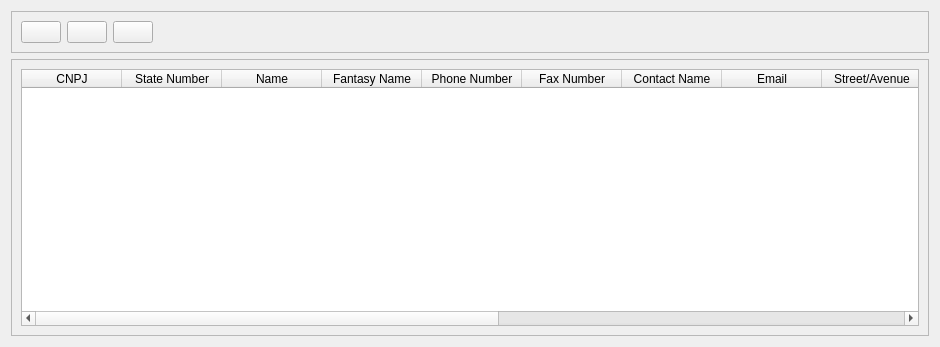
<?xml version="1.0" encoding="UTF-8"?>
<ui version="4.0">
 <class>ProvidersListView</class>
 <widget class="QWidget" name="ProvidersListView">
  <property name="geometry">
   <rect>
    <x>0</x>
    <y>0</y>
    <width>940</width>
    <height>347</height>
   </rect>
  </property>
  <property name="windowTitle">
   <string>Manage Providers</string>
  </property>
  <layout class="QVBoxLayout" name="verticalLayout">
   <item>
    <widget class="QFrame" name="frame">
     <property name="frameShape">
      <enum>QFrame::StyledPanel</enum>
     </property>
     <property name="frameShadow">
      <enum>QFrame::Raised</enum>
     </property>
     <layout class="QHBoxLayout" name="horizontalLayout">
      <item>
       <widget class="QPushButton" name="addProviderpushButton">
        <property name="toolTip">
         <string>Add new provider</string>
        </property>
        <property name="text">
         <string/>
        </property>
        <property name="icon">
         <iconset resource="../../images.qrc">
          <normaloff>:/images/manufacturers/add_manufacturer.png</normaloff>:/images/manufacturers/add_manufacturer.png</iconset>
        </property>
        <property name="iconSize">
         <size>
          <width>40</width>
          <height>40</height>
         </size>
        </property>
       </widget>
      </item>
      <item>
       <widget class="QPushButton" name="editProviderpushButton">
        <property name="toolTip">
         <string>edit provider</string>
        </property>
        <property name="text">
         <string/>
        </property>
        <property name="icon">
         <iconset resource="../../images.qrc">
          <normaloff>:/images/manufacturers/edit_manufacturer.png</normaloff>:/images/manufacturers/edit_manufacturer.png</iconset>
        </property>
        <property name="iconSize">
         <size>
          <width>40</width>
          <height>40</height>
         </size>
        </property>
       </widget>
      </item>
      <item>
       <widget class="QPushButton" name="removeProviderpushButton">
        <property name="toolTip">
         <string>remove provider</string>
        </property>
        <property name="text">
         <string/>
        </property>
        <property name="icon">
         <iconset resource="../../images.qrc">
          <normaloff>:/images/manufacturers/remove_manufacturer.png</normaloff>:/images/manufacturers/remove_manufacturer.png</iconset>
        </property>
        <property name="iconSize">
         <size>
          <width>40</width>
          <height>40</height>
         </size>
        </property>
       </widget>
      </item>
      <item>
       <spacer name="horizontalSpacer">
        <property name="orientation">
         <enum>Qt::Horizontal</enum>
        </property>
        <property name="sizeHint" stdset="0">
         <size>
          <width>623</width>
          <height>20</height>
         </size>
        </property>
       </spacer>
      </item>
     </layout>
    </widget>
   </item>
   <item>
    <widget class="QFrame" name="frame_2">
     <property name="frameShape">
      <enum>QFrame::StyledPanel</enum>
     </property>
     <property name="frameShadow">
      <enum>QFrame::Raised</enum>
     </property>
     <layout class="QVBoxLayout" name="verticalLayout_2">
      <item>
       <widget class="QTableWidget" name="providersTableWidget">
        <property name="editTriggers">
         <set>QAbstractItemView::NoEditTriggers</set>
        </property>
        <property name="selectionMode">
         <enum>QAbstractItemView::SingleSelection</enum>
        </property>
        <property name="selectionBehavior">
         <enum>QAbstractItemView::SelectRows</enum>
        </property>
        <attribute name="horizontalHeaderStretchLastSection">
         <bool>true</bool>
        </attribute>
        <column>
         <property name="text">
          <string>CNPJ</string>
         </property>
        </column>
        <column>
         <property name="text">
          <string>State Number</string>
         </property>
        </column>
        <column>
         <property name="text">
          <string>Name</string>
         </property>
        </column>
        <column>
         <property name="text">
          <string>Fantasy Name</string>
         </property>
        </column>
        <column>
         <property name="text">
          <string>Phone Number</string>
         </property>
        </column>
        <column>
         <property name="text">
          <string>Fax Number</string>
         </property>
        </column>
        <column>
         <property name="text">
          <string>Contact Name</string>
         </property>
        </column>
        <column>
         <property name="text">
          <string>Email</string>
         </property>
        </column>
        <column>
         <property name="text">
          <string>Street/Avenue</string>
         </property>
        </column>
        <column>
         <property name="text">
          <string>Number</string>
         </property>
        </column>
        <column>
         <property name="text">
          <string>Complement</string>
         </property>
        </column>
        <column>
         <property name="text">
          <string>Square</string>
         </property>
        </column>
        <column>
         <property name="text">
          <string>City</string>
         </property>
        </column>
        <column>
         <property name="text">
          <string>State</string>
         </property>
        </column>
        <column>
         <property name="text">
          <string>Postal Code</string>
         </property>
        </column>
       </widget>
      </item>
     </layout>
    </widget>
   </item>
  </layout>
 </widget>
 <resources>
  <include location="../../images.qrc"/>
 </resources>
 <connections/>
</ui>
